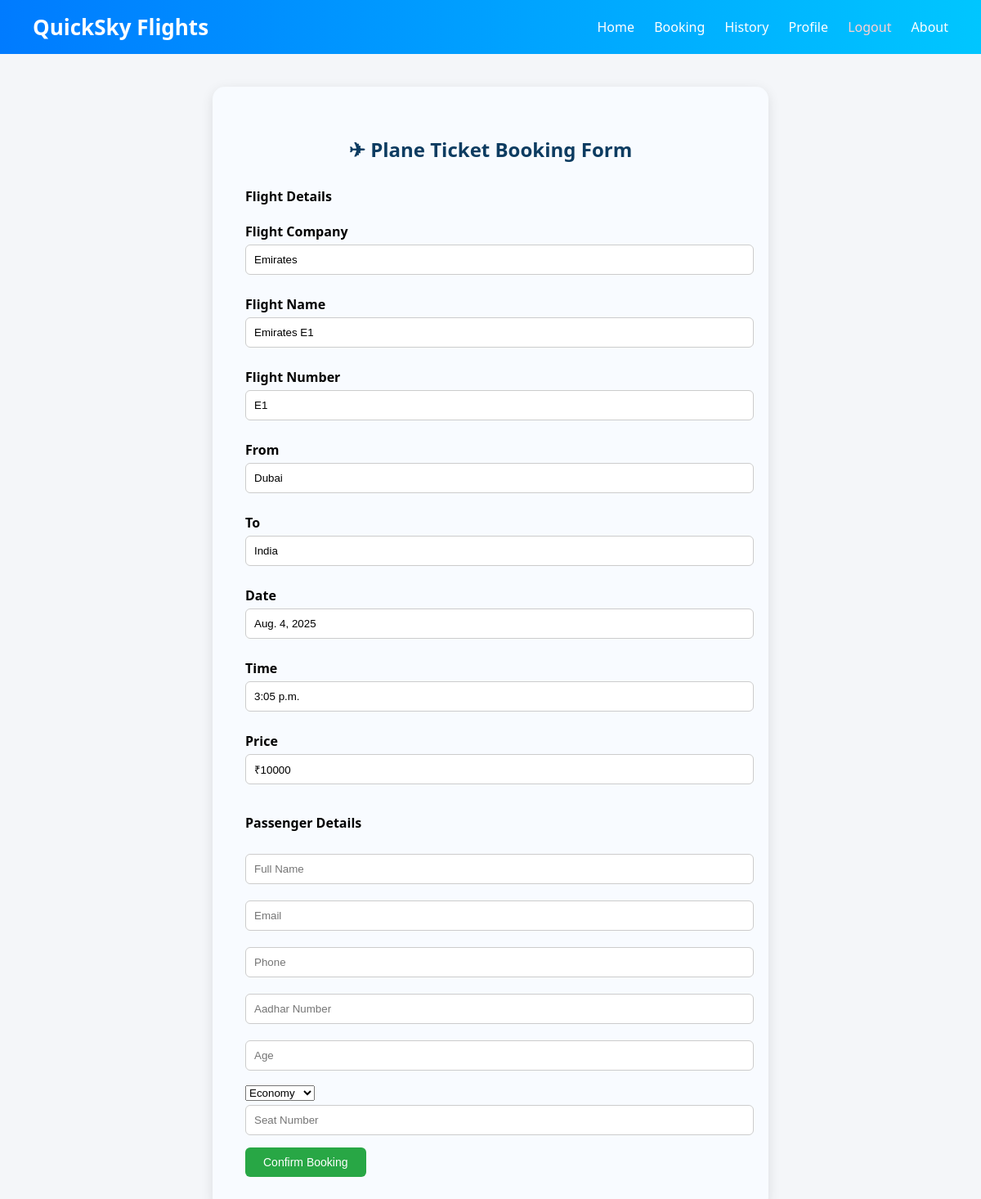
The page /book/1 (signed in) on the database its author committed.
### base/models.py (models this page shows, shortened)
class Flight(models.Model):
    airline=models.CharField(max_length=100)
    flight_no=models.CharField(max_length=10)
    origin=models.CharField(max_length=100)
    destination=models.CharField(max_length=100)
    departure_time=models.TimeField()
    departure_date=models.DateField()
    price=models.IntegerField()

### base/views.py (the view, shortened to what this page needs)
# urls.py: path('book/<int:id>',book_flight,name='book'),
@login_required(login_url='/admin/login/')
def book_flight(request, id):
    flight = get_object_or_404(Flight, id=id)
    return render(request, "booking.html", {"flight": flight})

### base/templates/booking.html (shortened to what this page needs)
{% extends 'main.html' %}
{% block content %}
<div class="booking-form">
    <h2>✈ Plane Ticket Booking Form</h2>
    <h4>Flight Details</h4>
    <label>Flight Company</label>
    <input type="text" value="{{flight.airline}}" readonly>
    <label>Flight Name</label>
    <input type="text" value="{{flight.airline}} {{flight.flight_no}}" readonly>
    <label>Flight Number</label>
    <input type="text" value="{{flight.flight_no}}" readonly>
    <label>From</label>
    <input type="text" value="{{flight.origin}}" readonly>
    <label>To</label>
    <input type="text" value="{{flight.destination}}" readonly>
    <label>Date</label>
    <input type="text" value="{{flight.departure_date}}" readonly>
    <label>Time</label>
    <input type="text" value="{{flight.departure_time}}" readonly>
    <label>Price</label>
    <input type="text" value="₹{{flight.price}}" readonly>
    <h4>Passenger Details</h4>
    <form method="POST">
        <input type="text" name="name" placeholder="Full Name" required>
        <input type="email" name="email" placeholder="Email" required>
        <input type="text" name="phone" placeholder="Phone" required>
        <input type="text" name="aadhar" placeholder="Aadhar Number" required>
        <input type="number" name="age" placeholder="Age" required>
        <select name="seat_class">
            <option>Economy</option>
        </select>
        <input type="text" name="seat_number" placeholder="Seat Number" required>
        <button type="submit" class="book-now-btn">Confirm Booking</button>
    </form>
</div>
{% endblock %}

### static/style.css (style rules this page uses)
body { margin: 0; font-family: 'Segoe UI', sans-serif; background: #f4f6f9; }
h2 { font-size: 24px; color: #0d3c61; margin-bottom: 30px; }
.book-now-btn { background: #28a745; color: white; border: none; padding: 10px 22px; border-radius: 6px; font-size: 14px; cursor: pointer; }
.booking-form { width: 50%; margin: 40px auto; background: #f8fbff; padding: 40px; border-radius: 15px; box-shadow: 0 4px 15px rgba(0,0,0,0.1); }
.booking-form h2 { text-align: center; margin-bottom: 30px; }
.booking-form label { font-weight: 600; margin-top: 10px; display: block; }
.booking-form input { width: 100%; padding: 10px; margin-top: 5px; margin-bottom: 15px; border-radius: 6px; border: 1px solid #ccc; }

### rows shown on the page
Flight: airline "Emirates", airline "Emirates E1", flight_no "E1", origin "Dubai", destination "India", departure_date "Aug. 4, 2025", departure_time "3:05 p.m.", price "₹10000"
